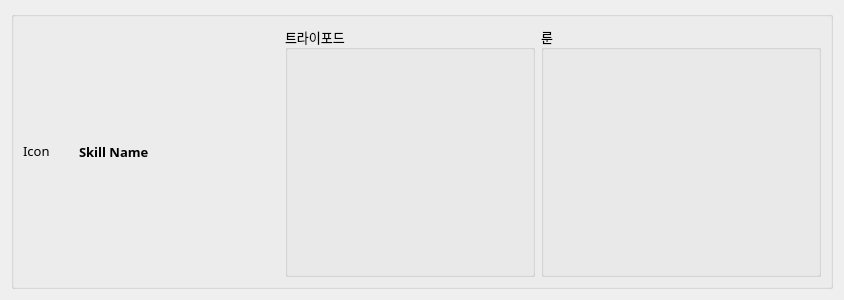
<?xml version="1.0" encoding="UTF-8"?>
<ui version="4.0">
 <class>SkillWidget</class>
 <widget class="QWidget" name="SkillWidget">
  <property name="geometry">
   <rect>
    <x>0</x>
    <y>0</y>
    <width>716</width>
    <height>300</height>
   </rect>
  </property>
  <property name="windowTitle">
   <string>Form</string>
  </property>
  <layout class="QVBoxLayout" name="verticalLayout">
   <item>
    <widget class="QGroupBox" name="groupSkill">
     <property name="font">
      <font>
       <family>나눔스퀘어 네오 Regular</family>
       <pointsize>10</pointsize>
      </font>
     </property>
     <property name="title">
      <string/>
     </property>
     <layout class="QHBoxLayout" name="hLayoutSkill">
      <item>
       <widget class="QLabel" name="lbSkillIcon">
        <property name="minimumSize">
         <size>
          <width>50</width>
          <height>50</height>
         </size>
        </property>
        <property name="maximumSize">
         <size>
          <width>50</width>
          <height>50</height>
         </size>
        </property>
        <property name="text">
         <string>Icon</string>
        </property>
       </widget>
      </item>
      <item>
       <widget class="QLabel" name="lbSkillName">
        <property name="minimumSize">
         <size>
          <width>200</width>
          <height>0</height>
         </size>
        </property>
        <property name="maximumSize">
         <size>
          <width>200</width>
          <height>16777215</height>
         </size>
        </property>
        <property name="font">
         <font>
          <family>나눔스퀘어 네오 Bold</family>
          <pointsize>10</pointsize>
          <bold>true</bold>
         </font>
        </property>
        <property name="text">
         <string>Skill Name</string>
        </property>
       </widget>
      </item>
      <item>
       <widget class="QGroupBox" name="groupTripod">
        <property name="minimumSize">
         <size>
          <width>250</width>
          <height>0</height>
         </size>
        </property>
        <property name="maximumSize">
         <size>
          <width>250</width>
          <height>16777215</height>
         </size>
        </property>
        <property name="title">
         <string>트라이포드</string>
        </property>
        <layout class="QVBoxLayout" name="verticalLayout_3">
         <item>
          <layout class="QVBoxLayout" name="vLayoutTripod"/>
         </item>
        </layout>
       </widget>
      </item>
      <item>
       <widget class="QGroupBox" name="groupRune">
        <property name="title">
         <string>룬</string>
        </property>
        <layout class="QHBoxLayout" name="horizontalLayout_2">
         <item>
          <widget class="QLabel" name="lbRuneIcon">
           <property name="minimumSize">
            <size>
             <width>50</width>
             <height>50</height>
            </size>
           </property>
           <property name="maximumSize">
            <size>
             <width>50</width>
             <height>50</height>
            </size>
           </property>
           <property name="text">
            <string/>
           </property>
          </widget>
         </item>
         <item>
          <widget class="QLabel" name="lbRuneName">
           <property name="minimumSize">
            <size>
             <width>200</width>
             <height>0</height>
            </size>
           </property>
           <property name="maximumSize">
            <size>
             <width>200</width>
             <height>16777215</height>
            </size>
           </property>
           <property name="font">
            <font>
             <family>나눔스퀘어 네오 Bold</family>
             <pointsize>10</pointsize>
             <bold>true</bold>
            </font>
           </property>
           <property name="text">
            <string/>
           </property>
          </widget>
         </item>
        </layout>
       </widget>
      </item>
     </layout>
    </widget>
   </item>
  </layout>
 </widget>
 <resources/>
 <connections/>
</ui>
